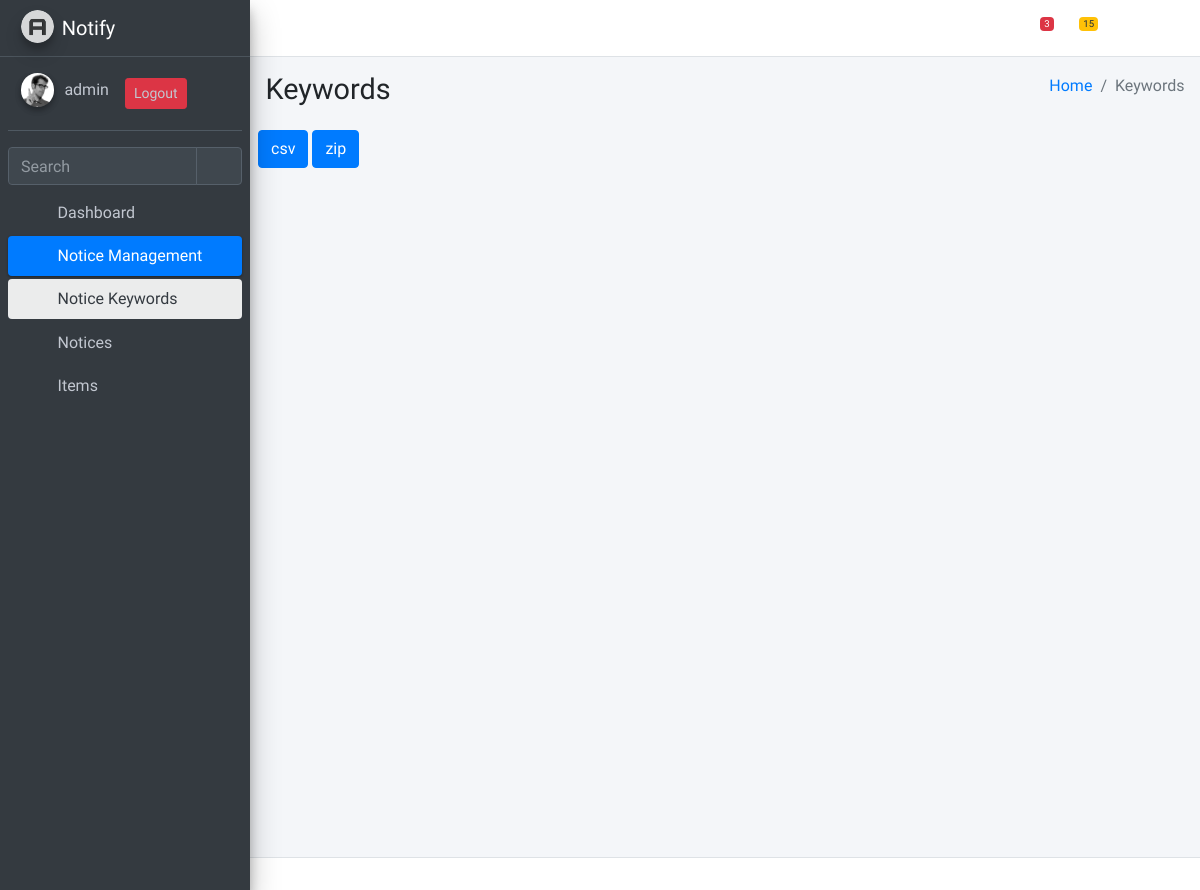
The app's page /view-keywords (signed in), older data.
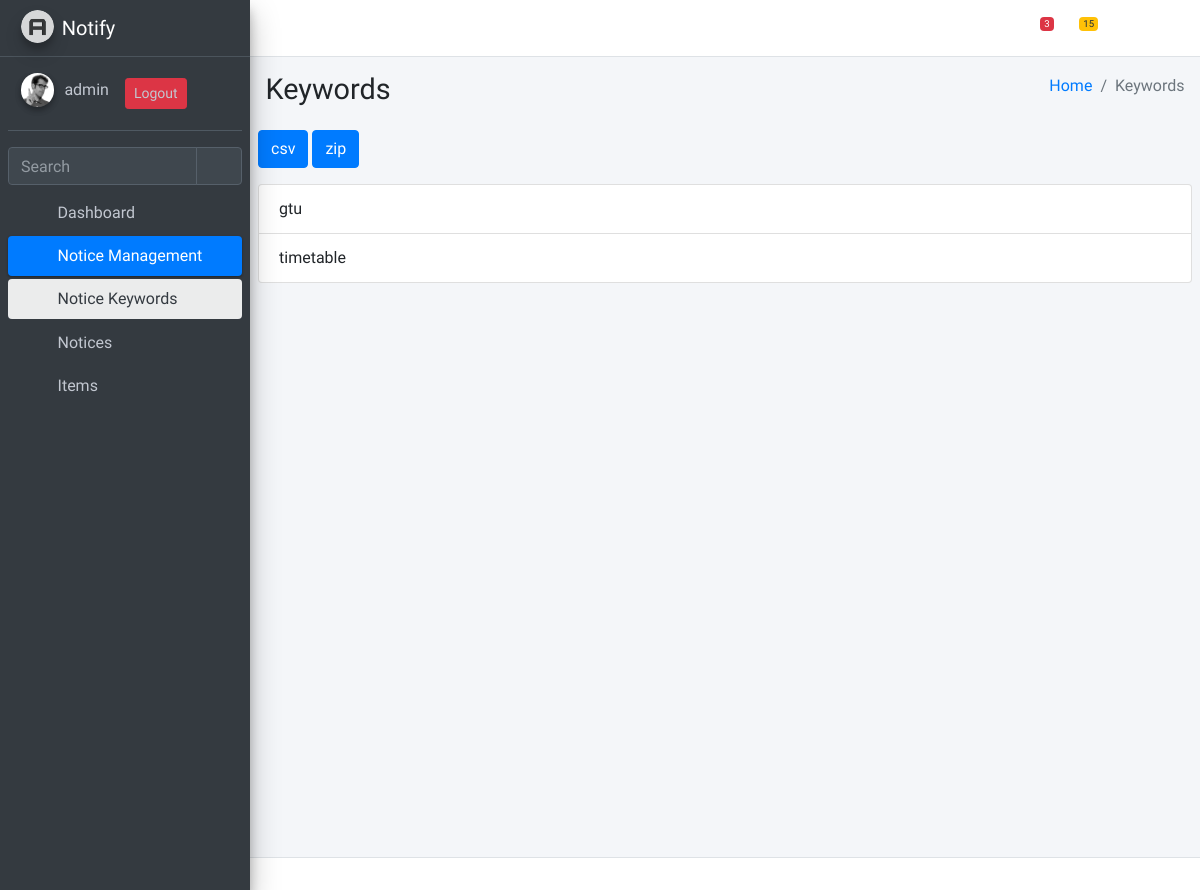
The same page, newer data.
### home/models.py (models this page shows, shortened)
class NoticeKeyword(models.Model):
    name = models.CharField(max_length=50, unique=True)

### home/views.py (the view)
# urls.py: path('view-keywords', view_keywords, name='view_keywords'),
@login_required(login_url='/login/')
def view_keywords(request):
    keywords = NoticeKeyword.objects.all()
    return render(request, 'view_keywords.html', {'keywords': keywords})

### home/templatetags/template_tags_filters.py (called while the page is built)
@register.simple_tag
def get_menu_active_status(request, *keys):
    resolver_match = request.resolver_match
    view_name = resolver_match.view_name
    view_names_list = []
    for key in keys:
        view_names_list += VIEW_NAMES[key]
    if view_name in view_names_list:
        return 'active'
    return ''

### home/templates/view_keywords.html (shortened to what this page needs)
{%extends 'base.html'%}
{%block header%}
<div class="content-header">
    <div class="container-fluid">
        <div class="row mb-2">
            <div class="col-sm-6">
                <h1 class="m-0">Keywords</h1>
            </div>
            <div class="col-sm-6">
                <ol class="breadcrumb float-sm-right">
                    <li class="breadcrumb-item"><a href="#">Home</a></li>
                    <li class="breadcrumb-item active">Keywords</li>
                </ol>
            </div>
        </div>
    </div>
</div>
{%endblock header%}
{%block content%}
<div class="content">
    <div class="d-flex">
        <button class="btn btn-primary download-csv mb-3 mr-1">csv</button>
        <button class="btn btn-primary download-zip mb-3">zip</button>
    </div>
    <ul class="list-group">
        {% for keyword in keywords %}
        <li class="list-group-item">{{keyword.name}}</li>
        {% endfor %}
    </ul>
</div>
{%endblock content%}

### notify/templates/base.html (shortened to what this page needs)
{% load static %}
{% load template_tags_filters %}
<html lang="en" style="height: auto;">
<head>
    <link rel="stylesheet" href="{%static 'plugins/fontawesome-free/css/all.min.css'%}">
    <link rel="stylesheet" href="{%static 'css/adminlte.min.css'%}">
</head>
<body class="sidebar-mini" style="height: auto;">
<div class="wrapper">
    <nav class="main-header navbar navbar-expand navbar-white navbar-light">
        <ul class="navbar-nav">
            <li class="nav-item">
                <a class="nav-link" data-widget="pushmenu" href="#" role="button"><i class="fas fa-bars"></i></a>
            </li>
        </ul>
        <ul class="navbar-nav ml-auto">
            <li class="nav-item dropdown">
                <a class="nav-link" data-toggle="dropdown" href="#">
                    <i class="far fa-comments"></i>
                    <span class="badge badge-danger navbar-badge">3</span>
                </a>
            </li>
            <li class="nav-item dropdown">
                <a class="nav-link" data-toggle="dropdown" href="#">
                    <span class="badge badge-warning navbar-badge">15</span>
                </a>
            </li>
            <li class="nav-item">
                <a class="nav-link" data-widget="fullscreen" href="#" role="button">
                    <i class="fas fa-expand-arrows-alt"></i>
                </a>
            </li>
            <li class="nav-item">
                <a class="nav-link" data-widget="control-sidebar" data-slide="true" href="#" role="button">
                    <i class="fas fa-th-large"></i>
                </a>
            </li>
        </ul>
    </nav>
    <aside class="main-sidebar sidebar-dark-primary elevation-4">
        <a href="index3.html" class="brand-link">
            <img src="{%static 'img/AdminLTELogo.png'%}" alt="AdminLTE Logo" class="brand-image img-circle elevation-3"
                 style="opacity: .8">
            <span class="brand-text font-weight-light">Notify</span>
        </a>
        <div class="sidebar">
            <div class="user-panel mt-3 pb-3 mb-3 d-flex">
                <div class="image">
                    <img src="{% static 'img/user2-160x160.jpg' %}" class="img-circle elevation-2" alt="User Image">
                </div>
                <div class="info d-flex">
                    <a href="#" class="d-block">{{request.user}}</a>
                    <a href="{% url 'logout' %}" class="btn btn-danger btn-sm ml-3">Logout</a>
                </div>
            </div>
            <div class="form-inline">
                <div class="input-group" data-widget="sidebar-search">
                    <input class="form-control form-control-sidebar" type="search" placeholder="Search"
                           aria-label="Search">
                    <div class="input-group-append">
                        <button class="btn btn-sidebar">
                            <i class="fas fa-search fa-fw"></i>
                        </button>
                    </div>
                </div>
            </div>
            <nav class="mt-2">
                <ul class="nav nav-pills nav-sidebar flex-column" data-widget="treeview" role="menu"
                    data-accordion="false">
                    <li class="nav-item">
                        <a href="{% url 'dashboard' %}" class="nav-link {% get_menu_active_status request 4 %}">
                            <i class="nav-icon fas fa-home"></i>
                            <p>
                                Dashboard
                            </p>
                        </a>
                    </li>
                    <li class="nav-item menu-is-opening menu-open">
                        <a href="#" class="nav-link {% get_menu_active_status request 1 2 %}">
                            <i class="nav-icon fas fa-tachometer-alt"></i>
                            <p>
                                Notice Management
                                <i class="right fas fa-angle-left"></i>
                            </p>
                        </a>
                        <ul class="nav nav-treeview" style="display: block;">
                            <li class="nav-item">
                                <a href="{% url 'view_keywords' %}" class="nav-link {% get_menu_active_status request 1 %}">
                                    <i class="far fa-circle nav-icon"></i>
                                    <p>Notice Keywords</p>
                                </a>
                            </li>
                            <li class="nav-item">
                                <a href="{% url 'list_notices' %}" class="nav-link {% get_menu_active_status request 2 %}">
                                    <i class="far fa-circle nav-icon"></i>
                                    <p>Notices</p>
                                </a>
                            </li>
                        </ul>
                    </li>
                    <li class="nav-item">
                        <a href="{% url 'add_items' %}" class="nav-link {% get_menu_active_status request 3 %}">
                            <i class="nav-icon fas fa-th"></i>
                            <p>
                                Items
                            </p>
                        </a>
                    </li>
                </ul>
            </nav>
        </div>
    </aside>
    <div class="content-wrapper" style="min-height: 377.4px;">
        {%block header%}
        {%endblock header%}
        {%block content%}
        {%endblock content%}
    </div>
    <footer class="main-footer">
    </footer>
</div>
</body>
</html>

Row changes from the older to the newer data that the page shows:
added NoticeKeyword: name "gtu"
added NoticeKeyword: name "timetable"
